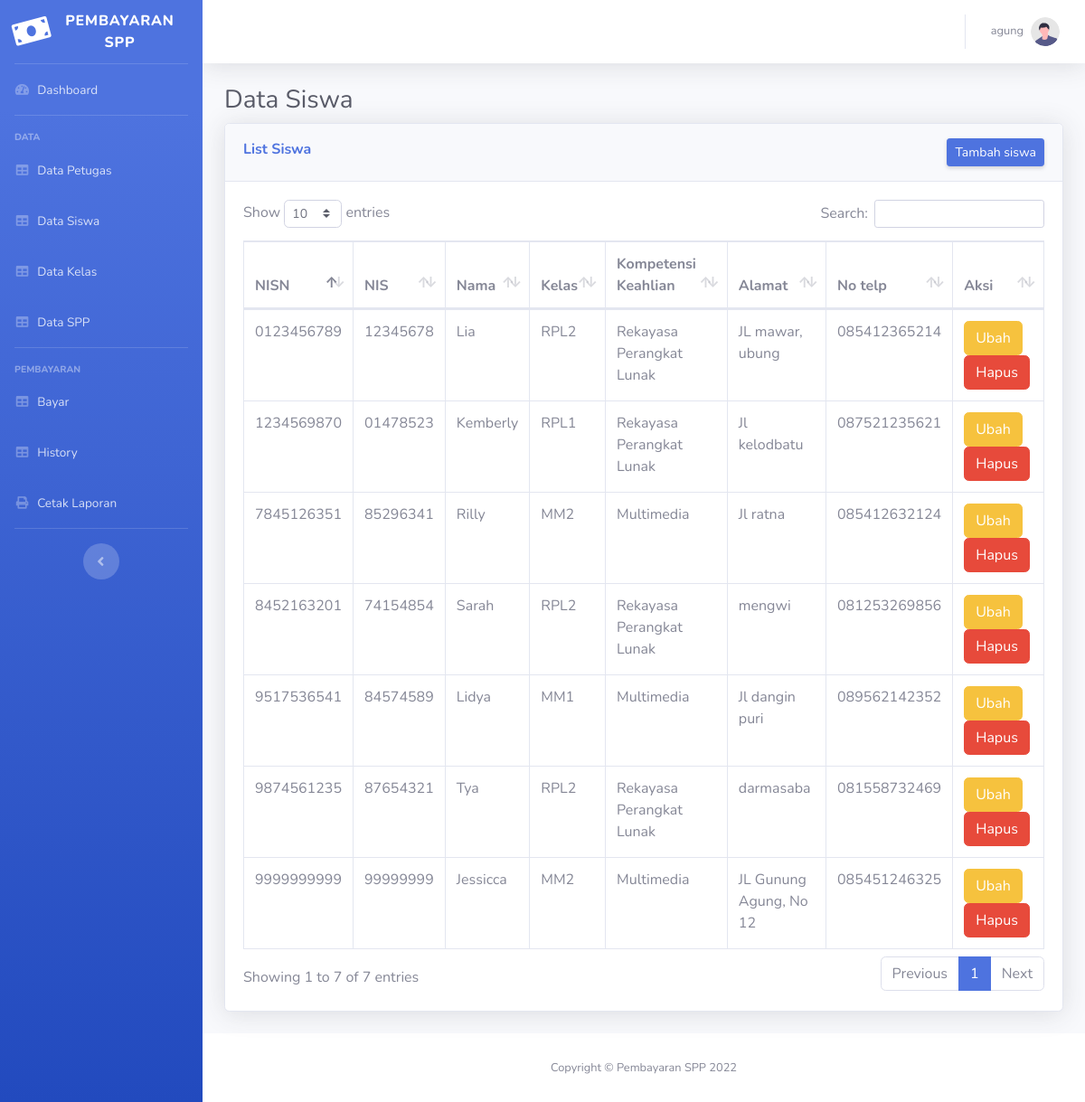
The app's page /includes/petugas?p=siswa (signed in) with its own data.
### tables this page shows
CREATE TABLE `siswa` (
  `nisn` varchar(10) NOT NULL,
  `nis` varchar(8) NOT NULL,
  `nama` varchar(35) NOT NULL,
  `id_kelas` int(11) NOT NULL,
  `alamat` text NOT NULL,
  `no_telp` varchar(13) NOT NULL,
  `id_spp` int(11) NOT NULL
);

CREATE TABLE `kelas` (
  `id_kelas` int(11) NOT NULL,
  `nama_kelas` varchar(10) NOT NULL,
  `kompetensi_keahlian` varchar(50) NOT NULL
);

### config/koneksi.php (called while the page is built, shortened)
<?php
class DB {
    var $host = "localhost";
    var $user = "root";
    var $pass = "";
    var $dbs = "db_spp1";
    public function connect()
    {
        $conn = new mysqli($this->host, $this->user, $this->pass, $this->dbs) or die(mysqli_connect_error());
        return $conn;
    }
    public function query($query)
    {
        $conn = $this->connect();
        $queryRun = mysqli_query($conn, $query) or die(mysqli_errno($conn));
        return $queryRun;
    }
    public function fetchAll($query)
    {
        $queryRun = $this->query($query);
        $data = $queryRun->fetch_all(MYSQLI_ASSOC);
        return $data;
    }
}
?>

### includes/petugas/Petugas.php (called while the page is built, shortened)
<?php
include "../../config/koneksi.php";
class Petugas extends DB{
    public function getAllDataSiswa()
    {
        $data = $this->fetchAll("CALL getAllDataSiswa");
        return $data;
    }
}

### includes/petugas/data-siswa.php (the view, shortened to what this page needs)
<div class="container-fluid">
<h1 class="h3 mb-2 text-gray-800">Data Siswa</h1>
<div class="card shadow mb-4">
    <div class="card-header py-3">
        <h6 class="m-0 font-weight-bold text-primary d-inline">List Siswa</h6>
        <a href="?p=tambah_siswa" class="d-inline d-sm-inline btn btn-sm btn-primary shadow-sm float-right"> Tambah siswa</a>
    </div>
    <div class="card-body">
        <div class="table-responsive">
            <table class="table table-bordered" id="dataTable" width="100%" cellspacing="0">
                <thead>
                    <tr>
                        <th>NISN</th>
                        <th>NIS</th>
                        <th>Nama</th>
                        <th>Kelas</th>
                        <th>Kompetensi Keahlian</th>
                        <th>Alamat</th>
                        <th>No telp</th>
                        <th>Aksi</th>
                    </tr>
                </thead>
                <tbody>
                    <?php
                        $siswa = $db->getAllDataSiswa();
                        foreach ($siswa as $key => $row) :
                    ?>
                    <tr>
                        <td><?=$row["nisn"]?></td>
                        <td><?=$row["nis"]?></td>
                        <td><?=$row["nama"]?></td>
                        <td><?=$row["nama_kelas"]?></td>
                        <td><?=$row["kompetensi_keahlian"]?></td>
                        <td><?=$row["alamat"]?></td>
                        <td><?=$row["no_telp"]?></td>
                        <td>
                            <a href="?p=edit_siswa&id=<?=$row['nisn']?>" class="btn btn-warning">Ubah</a>
                            <a href="?p=delete_siswa&id=<?=$row['nisn']?>" onclick="return confirm('Yakin untuk menghapus?')" class="btn btn-danger">Hapus</a>
                        </td>
                    </tr>
                    <?php endforeach ?>
                </tbody>
            </table>
        </div>
    </div>
</div>
</div>

### records on screen
siswa: nisn "1234569870", nis "01478523", nama "Kemberly", id_kelas.nama_kelas "RPL1", id_kelas.kompetensi_keahlian "Rekayasa Perangkat Lunak", alamat "Jl kelodbatu", no_telp "087521235621"
siswa: nisn "0123456789", nis "12345678", nama "Lia", id_kelas.nama_kelas "RPL2", id_kelas.kompetensi_keahlian "Rekayasa Perangkat Lunak", alamat "JL mawar, ubung", no_telp "085412365214"
siswa: nisn "8452163201", nis "74154854", nama "Sarah", id_kelas.nama_kelas "RPL2", id_kelas.kompetensi_keahlian "Rekayasa Perangkat Lunak", alamat "mengwi", no_telp "081253269856"
siswa: nisn "9874561235", nis "87654321", nama "Tya", id_kelas.nama_kelas "RPL2", id_kelas.kompetensi_keahlian "Rekayasa Perangkat Lunak", alamat "darmasaba", no_telp "081558732469"
siswa: nisn "9517536541", nis "84574589", nama "Lidya", id_kelas.nama_kelas "MM1", id_kelas.kompetensi_keahlian "Multimedia", alamat "Jl dangin puri", no_telp "089562142352"
siswa: nisn "7845126351", nis "85296341", nama "Rilly", id_kelas.nama_kelas "MM2", id_kelas.kompetensi_keahlian "Multimedia", alamat "Jl ratna", no_telp "085412632124"
siswa: nisn "9999999999", nis "99999999", nama "Jessicca", id_kelas.nama_kelas "MM2", id_kelas.kompetensi_keahlian "Multimedia", alamat "JL Gunung Agung, No 12", no_telp "085451246325"

### other values on screen
$_SESSION["nama"] "agung"
